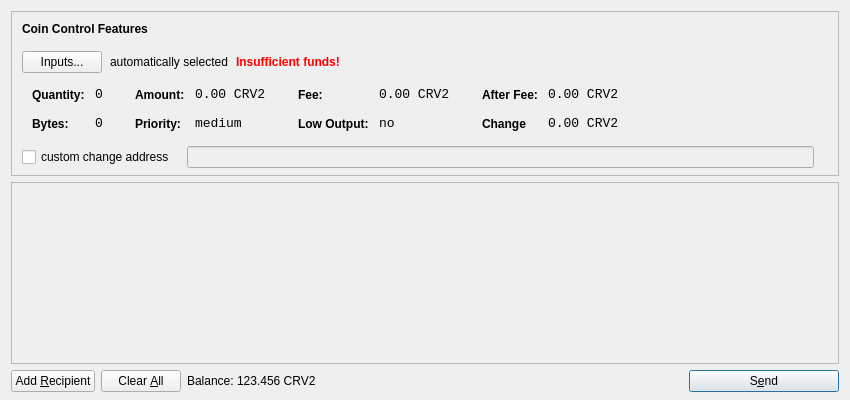
<?xml version="1.0" encoding="UTF-8"?>
<ui version="4.0">
 <class>SendCoinsDialog</class>
 <widget class="QDialog" name="SendCoinsDialog">
  <property name="geometry">
   <rect>
    <x>0</x>
    <y>0</y>
    <width>850</width>
    <height>400</height>
   </rect>
  </property>
  <property name="windowTitle">
   <string>Send Coins</string>
  </property>
  <layout class="QVBoxLayout" name="verticalLayout" stretch="0,1,0">
   <property name="bottomMargin">
    <number>8</number>
   </property>
   <item>
    <widget class="QFrame" name="frameCoinControl">
     <property name="sizePolicy">
      <sizepolicy hsizetype="Expanding" vsizetype="Expanding">
       <horstretch>0</horstretch>
       <verstretch>0</verstretch>
      </sizepolicy>
     </property>
     <property name="maximumSize">
      <size>
       <width>16777215</width>
       <height>16777215</height>
      </size>
     </property>
     <property name="frameShape">
      <enum>QFrame::StyledPanel</enum>
     </property>
     <property name="frameShadow">
      <enum>QFrame::Sunken</enum>
     </property>
     <layout class="QVBoxLayout" name="verticalLayoutCoinControl2">
      <property name="spacing">
       <number>-1</number>
      </property>
      <property name="leftMargin">
       <number>0</number>
      </property>
      <property name="topMargin">
       <number>0</number>
      </property>
      <property name="rightMargin">
       <number>0</number>
      </property>
      <property name="bottomMargin">
       <number>6</number>
      </property>
      <item>
       <layout class="QVBoxLayout" name="verticalLayoutCoinControl" stretch="0,0,0,0,1">
        <property name="spacing">
         <number>0</number>
        </property>
        <property name="leftMargin">
         <number>10</number>
        </property>
        <property name="topMargin">
         <number>10</number>
        </property>
        <item>
         <layout class="QHBoxLayout" name="horizontalLayoutCoinControl1">
          <property name="bottomMargin">
           <number>15</number>
          </property>
          <item>
           <widget class="QLabel" name="labelCoinControlFeatures">
            <property name="sizePolicy">
             <sizepolicy hsizetype="Preferred" vsizetype="Maximum">
              <horstretch>0</horstretch>
              <verstretch>0</verstretch>
             </sizepolicy>
            </property>
            <property name="font">
             <font>
              <weight>75</weight>
              <bold>true</bold>
             </font>
            </property>
            <property name="styleSheet">
             <string notr="true">font-weight:bold;</string>
            </property>
            <property name="text">
             <string>Coin Control Features</string>
            </property>
           </widget>
          </item>
         </layout>
        </item>
        <item>
         <layout class="QHBoxLayout" name="horizontalLayoutCoinControl2" stretch="0,0,0,0">
          <property name="spacing">
           <number>8</number>
          </property>
          <property name="bottomMargin">
           <number>10</number>
          </property>
          <item>
           <widget class="QPushButton" name="pushButtonCoinControl">
            <property name="styleSheet">
             <string notr="true"/>
            </property>
            <property name="text">
             <string>Inputs...</string>
            </property>
           </widget>
          </item>
          <item>
           <widget class="QLabel" name="labelCoinControlAutomaticallySelected">
            <property name="text">
             <string>automatically selected</string>
            </property>
            <property name="margin">
             <number>5</number>
            </property>
           </widget>
          </item>
          <item>
           <widget class="QLabel" name="labelCoinControlInsuffFunds">
            <property name="font">
             <font>
              <weight>75</weight>
              <bold>true</bold>
             </font>
            </property>
            <property name="styleSheet">
             <string notr="true">color:red;font-weight:bold;</string>
            </property>
            <property name="text">
             <string>Insufficient funds!</string>
            </property>
            <property name="margin">
             <number>5</number>
            </property>
           </widget>
          </item>
          <item>
           <spacer name="horizontalSpacerCoinControl">
            <property name="orientation">
             <enum>Qt::Horizontal</enum>
            </property>
            <property name="sizeHint" stdset="0">
             <size>
              <width>40</width>
              <height>1</height>
             </size>
            </property>
           </spacer>
          </item>
         </layout>
        </item>
        <item>
         <widget class="QWidget" name="widgetCoinControl" native="true">
          <property name="sizePolicy">
           <sizepolicy hsizetype="Preferred" vsizetype="Preferred">
            <horstretch>0</horstretch>
            <verstretch>0</verstretch>
           </sizepolicy>
          </property>
          <property name="minimumSize">
           <size>
            <width>0</width>
            <height>0</height>
           </size>
          </property>
          <property name="styleSheet">
           <string notr="true"/>
          </property>
          <layout class="QHBoxLayout" name="horizontalLayoutCoinControl5">
           <property name="margin">
            <number>0</number>
           </property>
           <item>
            <layout class="QHBoxLayout" name="horizontalLayoutCoinControl3" stretch="0,0,0,1">
             <property name="spacing">
              <number>20</number>
             </property>
             <property name="topMargin">
              <number>0</number>
             </property>
             <property name="bottomMargin">
              <number>10</number>
             </property>
             <item>
              <layout class="QFormLayout" name="formLayoutCoinControl1">
               <property name="horizontalSpacing">
                <number>10</number>
               </property>
               <property name="verticalSpacing">
                <number>14</number>
               </property>
               <property name="leftMargin">
                <number>10</number>
               </property>
               <property name="topMargin">
                <number>4</number>
               </property>
               <property name="rightMargin">
                <number>6</number>
               </property>
               <item row="0" column="0">
                <widget class="QLabel" name="labelCoinControlQuantityText">
                 <property name="styleSheet">
                  <string notr="true">font-weight:bold;</string>
                 </property>
                 <property name="text">
                  <string>Quantity:</string>
                 </property>
                 <property name="margin">
                  <number>0</number>
                 </property>
                </widget>
               </item>
               <item row="0" column="1">
                <widget class="QLabel" name="labelCoinControlQuantity">
                 <property name="font">
                  <font>
                   <family>Monospace</family>
                   <pointsize>10</pointsize>
                  </font>
                 </property>
                 <property name="cursor">
                  <cursorShape>IBeamCursor</cursorShape>
                 </property>
                 <property name="contextMenuPolicy">
                  <enum>Qt::ActionsContextMenu</enum>
                 </property>
                 <property name="text">
                  <string>0</string>
                 </property>
                 <property name="margin">
                  <number>0</number>
                 </property>
                 <property name="textInteractionFlags">
                  <set>Qt::LinksAccessibleByMouse|Qt::TextSelectableByKeyboard|Qt::TextSelectableByMouse</set>
                 </property>
                </widget>
               </item>
               <item row="1" column="0">
                <widget class="QLabel" name="labelCoinControlBytesText">
                 <property name="styleSheet">
                  <string notr="true">font-weight:bold;</string>
                 </property>
                 <property name="text">
                  <string>Bytes:</string>
                 </property>
                </widget>
               </item>
               <item row="1" column="1">
                <widget class="QLabel" name="labelCoinControlBytes">
                 <property name="font">
                  <font>
                   <family>Monospace</family>
                   <pointsize>10</pointsize>
                  </font>
                 </property>
                 <property name="cursor">
                  <cursorShape>IBeamCursor</cursorShape>
                 </property>
                 <property name="contextMenuPolicy">
                  <enum>Qt::ActionsContextMenu</enum>
                 </property>
                 <property name="text">
                  <string>0</string>
                 </property>
                 <property name="textInteractionFlags">
                  <set>Qt::LinksAccessibleByMouse|Qt::TextSelectableByKeyboard|Qt::TextSelectableByMouse</set>
                 </property>
                </widget>
               </item>
              </layout>
             </item>
             <item>
              <layout class="QFormLayout" name="formLayoutCoinControl2">
               <property name="horizontalSpacing">
                <number>10</number>
               </property>
               <property name="verticalSpacing">
                <number>14</number>
               </property>
               <property name="leftMargin">
                <number>6</number>
               </property>
               <property name="topMargin">
                <number>4</number>
               </property>
               <property name="rightMargin">
                <number>6</number>
               </property>
               <item row="0" column="0">
                <widget class="QLabel" name="labelCoinControlAmountText">
                 <property name="styleSheet">
                  <string notr="true">font-weight:bold;</string>
                 </property>
                 <property name="text">
                  <string>Amount:</string>
                 </property>
                 <property name="margin">
                  <number>0</number>
                 </property>
                </widget>
               </item>
               <item row="0" column="1">
                <widget class="QLabel" name="labelCoinControlAmount">
                 <property name="font">
                  <font>
                   <family>Monospace</family>
                   <pointsize>10</pointsize>
                  </font>
                 </property>
                 <property name="cursor">
                  <cursorShape>IBeamCursor</cursorShape>
                 </property>
                 <property name="contextMenuPolicy">
                  <enum>Qt::ActionsContextMenu</enum>
                 </property>
                 <property name="text">
                  <string>0.00 CRV2</string>
                 </property>
                 <property name="textInteractionFlags">
                  <set>Qt::LinksAccessibleByMouse|Qt::TextSelectableByKeyboard|Qt::TextSelectableByMouse</set>
                 </property>
                </widget>
               </item>
               <item row="1" column="0">
                <widget class="QLabel" name="labelCoinControlPriorityText">
                 <property name="styleSheet">
                  <string notr="true">font-weight:bold;</string>
                 </property>
                 <property name="text">
                  <string>Priority:</string>
                 </property>
                </widget>
               </item>
               <item row="1" column="1">
                <widget class="QLabel" name="labelCoinControlPriority">
                 <property name="font">
                  <font>
                   <family>Monospace</family>
                   <pointsize>10</pointsize>
                  </font>
                 </property>
                 <property name="cursor">
                  <cursorShape>IBeamCursor</cursorShape>
                 </property>
                 <property name="contextMenuPolicy">
                  <enum>Qt::ActionsContextMenu</enum>
                 </property>
                 <property name="text">
                  <string>medium</string>
                 </property>
                 <property name="textInteractionFlags">
                  <set>Qt::LinksAccessibleByMouse|Qt::TextSelectableByKeyboard|Qt::TextSelectableByMouse</set>
                 </property>
                </widget>
               </item>
              </layout>
             </item>
             <item>
              <layout class="QFormLayout" name="formLayoutCoinControl3">
               <property name="horizontalSpacing">
                <number>10</number>
               </property>
               <property name="verticalSpacing">
                <number>14</number>
               </property>
               <property name="leftMargin">
                <number>6</number>
               </property>
               <property name="topMargin">
                <number>4</number>
               </property>
               <property name="rightMargin">
                <number>6</number>
               </property>
               <item row="0" column="0">
                <widget class="QLabel" name="labelCoinControlFeeText">
                 <property name="styleSheet">
                  <string notr="true">font-weight:bold;</string>
                 </property>
                 <property name="text">
                  <string>Fee:</string>
                 </property>
                 <property name="margin">
                  <number>0</number>
                 </property>
                </widget>
               </item>
               <item row="0" column="1">
                <widget class="QLabel" name="labelCoinControlFee">
                 <property name="font">
                  <font>
                   <family>Monospace</family>
                   <pointsize>10</pointsize>
                  </font>
                 </property>
                 <property name="cursor">
                  <cursorShape>IBeamCursor</cursorShape>
                 </property>
                 <property name="contextMenuPolicy">
                  <enum>Qt::ActionsContextMenu</enum>
                 </property>
                 <property name="text">
                  <string>0.00 CRV2</string>
                 </property>
                 <property name="textInteractionFlags">
                  <set>Qt::LinksAccessibleByMouse|Qt::TextSelectableByKeyboard|Qt::TextSelectableByMouse</set>
                 </property>
                </widget>
               </item>
               <item row="1" column="0">
                <widget class="QLabel" name="labelCoinControlLowOutputText">
                 <property name="styleSheet">
                  <string notr="true">font-weight:bold;</string>
                 </property>
                 <property name="text">
                  <string>Low Output:</string>
                 </property>
                </widget>
               </item>
               <item row="1" column="1">
                <widget class="QLabel" name="labelCoinControlLowOutput">
                 <property name="font">
                  <font>
                   <family>Monospace</family>
                   <pointsize>10</pointsize>
                  </font>
                 </property>
                 <property name="cursor">
                  <cursorShape>IBeamCursor</cursorShape>
                 </property>
                 <property name="contextMenuPolicy">
                  <enum>Qt::ActionsContextMenu</enum>
                 </property>
                 <property name="text">
                  <string>no</string>
                 </property>
                 <property name="textInteractionFlags">
                  <set>Qt::LinksAccessibleByMouse|Qt::TextSelectableByKeyboard|Qt::TextSelectableByMouse</set>
                 </property>
                </widget>
               </item>
              </layout>
             </item>
             <item>
              <layout class="QFormLayout" name="formLayoutCoinControl4">
               <property name="horizontalSpacing">
                <number>10</number>
               </property>
               <property name="verticalSpacing">
                <number>14</number>
               </property>
               <property name="leftMargin">
                <number>6</number>
               </property>
               <property name="topMargin">
                <number>4</number>
               </property>
               <property name="rightMargin">
                <number>6</number>
               </property>
               <item row="0" column="0">
                <widget class="QLabel" name="labelCoinControlAfterFeeText">
                 <property name="styleSheet">
                  <string notr="true">font-weight:bold;</string>
                 </property>
                 <property name="text">
                  <string>After Fee:</string>
                 </property>
                 <property name="margin">
                  <number>0</number>
                 </property>
                </widget>
               </item>
               <item row="0" column="1">
                <widget class="QLabel" name="labelCoinControlAfterFee">
                 <property name="font">
                  <font>
                   <family>Monospace</family>
                   <pointsize>10</pointsize>
                  </font>
                 </property>
                 <property name="cursor">
                  <cursorShape>IBeamCursor</cursorShape>
                 </property>
                 <property name="contextMenuPolicy">
                  <enum>Qt::ActionsContextMenu</enum>
                 </property>
                 <property name="text">
                  <string>0.00 CRV2</string>
                 </property>
                 <property name="textInteractionFlags">
                  <set>Qt::LinksAccessibleByMouse|Qt::TextSelectableByKeyboard|Qt::TextSelectableByMouse</set>
                 </property>
                </widget>
               </item>
               <item row="1" column="0">
                <widget class="QLabel" name="labelCoinControlChangeText">
                 <property name="styleSheet">
                  <string notr="true">font-weight:bold;</string>
                 </property>
                 <property name="text">
                  <string>Change</string>
                 </property>
                </widget>
               </item>
               <item row="1" column="1">
                <widget class="QLabel" name="labelCoinControlChange">
                 <property name="font">
                  <font>
                   <family>Monospace</family>
                   <pointsize>10</pointsize>
                  </font>
                 </property>
                 <property name="cursor">
                  <cursorShape>IBeamCursor</cursorShape>
                 </property>
                 <property name="contextMenuPolicy">
                  <enum>Qt::ActionsContextMenu</enum>
                 </property>
                 <property name="text">
                  <string>0.00 CRV2</string>
                 </property>
                 <property name="textInteractionFlags">
                  <set>Qt::LinksAccessibleByMouse|Qt::TextSelectableByKeyboard|Qt::TextSelectableByMouse</set>
                 </property>
                </widget>
               </item>
              </layout>
             </item>
            </layout>
           </item>
          </layout>
         </widget>
        </item>
        <item>
         <layout class="QHBoxLayout" name="horizontalLayoutCoinControl4" stretch="0,0,0">
          <property name="spacing">
           <number>12</number>
          </property>
          <property name="sizeConstraint">
           <enum>QLayout::SetDefaultConstraint</enum>
          </property>
          <property name="topMargin">
           <number>5</number>
          </property>
          <property name="rightMargin">
           <number>5</number>
          </property>
          <item>
           <widget class="QCheckBox" name="checkBoxCoinControlChange">
            <property name="text">
             <string>custom change address</string>
            </property>
           </widget>
          </item>
          <item>
           <widget class="QLineEdit" name="lineEditCoinControlChange">
            <property name="enabled">
             <bool>false</bool>
            </property>
            <property name="sizePolicy">
             <sizepolicy hsizetype="Expanding" vsizetype="Fixed">
              <horstretch>0</horstretch>
              <verstretch>0</verstretch>
             </sizepolicy>
            </property>
           </widget>
          </item>
          <item>
           <widget class="QLabel" name="labelCoinControlChangeLabel">
            <property name="sizePolicy">
             <sizepolicy hsizetype="Preferred" vsizetype="Expanding">
              <horstretch>0</horstretch>
              <verstretch>0</verstretch>
             </sizepolicy>
            </property>
            <property name="minimumSize">
             <size>
              <width>0</width>
              <height>0</height>
             </size>
            </property>
            <property name="text">
             <string/>
            </property>
            <property name="margin">
             <number>3</number>
            </property>
           </widget>
          </item>
         </layout>
        </item>
        <item>
         <spacer name="verticalSpacerCoinControl">
          <property name="orientation">
           <enum>Qt::Vertical</enum>
          </property>
          <property name="sizeHint" stdset="0">
           <size>
            <width>800</width>
            <height>1</height>
           </size>
          </property>
         </spacer>
        </item>
       </layout>
      </item>
     </layout>
    </widget>
   </item>
   <item>
    <widget class="QScrollArea" name="scrollArea">
     <property name="widgetResizable">
      <bool>true</bool>
     </property>
     <widget class="QWidget" name="scrollAreaWidgetContents">
      <property name="geometry">
       <rect>
        <x>0</x>
        <y>0</y>
        <width>830</width>
        <height>165</height>
       </rect>
      </property>
      <layout class="QVBoxLayout" name="verticalLayout_2">
       <property name="margin">
        <number>0</number>
       </property>
       <item>
        <layout class="QVBoxLayout" name="entries">
         <property name="spacing">
          <number>6</number>
         </property>
        </layout>
       </item>
       <item>
        <spacer name="verticalSpacer">
         <property name="orientation">
          <enum>Qt::Vertical</enum>
         </property>
         <property name="sizeHint" stdset="0">
          <size>
           <width>20</width>
           <height>40</height>
          </size>
         </property>
        </spacer>
       </item>
      </layout>
     </widget>
    </widget>
   </item>
   <item>
    <layout class="QHBoxLayout" name="horizontalLayout">
     <item>
      <widget class="QPushButton" name="addButton">
       <property name="toolTip">
        <string>Send to multiple recipients at once</string>
       </property>
       <property name="text">
        <string>Add &amp;Recipient</string>
       </property>
       <property name="icon">
        <iconset resource="../bitcoin.qrc">
         <normaloff>:/icons/add</normaloff>:/icons/add</iconset>
       </property>
       <property name="autoDefault">
        <bool>false</bool>
       </property>
      </widget>
     </item>
     <item>
      <widget class="QPushButton" name="clearButton">
       <property name="sizePolicy">
        <sizepolicy hsizetype="Minimum" vsizetype="Fixed">
         <horstretch>0</horstretch>
         <verstretch>0</verstretch>
        </sizepolicy>
       </property>
       <property name="toolTip">
        <string>Remove all transaction fields</string>
       </property>
       <property name="text">
        <string>Clear &amp;All</string>
       </property>
       <property name="icon">
        <iconset resource="../bitcoin.qrc">
         <normaloff>:/icons/remove</normaloff>:/icons/remove</iconset>
       </property>
       <property name="autoRepeatDelay">
        <number>300</number>
       </property>
       <property name="autoDefault">
        <bool>false</bool>
       </property>
      </widget>
     </item>
     <item>
      <layout class="QHBoxLayout" name="horizontalLayout_2">
       <property name="spacing">
        <number>3</number>
       </property>
       <item>
        <widget class="QLabel" name="label">
         <property name="sizePolicy">
          <sizepolicy hsizetype="Preferred" vsizetype="Fixed">
           <horstretch>0</horstretch>
           <verstretch>0</verstretch>
          </sizepolicy>
         </property>
         <property name="text">
          <string>Balance:</string>
         </property>
        </widget>
       </item>
       <item>
        <widget class="QLabel" name="labelBalance">
         <property name="sizePolicy">
          <sizepolicy hsizetype="Preferred" vsizetype="Fixed">
           <horstretch>0</horstretch>
           <verstretch>0</verstretch>
          </sizepolicy>
         </property>
         <property name="cursor">
          <cursorShape>IBeamCursor</cursorShape>
         </property>
         <property name="text">
          <string>123.456 CRV2</string>
         </property>
         <property name="textInteractionFlags">
          <set>Qt::LinksAccessibleByMouse|Qt::TextSelectableByKeyboard|Qt::TextSelectableByMouse</set>
         </property>
        </widget>
       </item>
      </layout>
     </item>
     <item>
      <spacer name="horizontalSpacer">
       <property name="orientation">
        <enum>Qt::Horizontal</enum>
       </property>
       <property name="sizeHint" stdset="0">
        <size>
         <width>40</width>
         <height>20</height>
        </size>
       </property>
      </spacer>
     </item>
     <item>
      <widget class="QPushButton" name="sendButton">
       <property name="minimumSize">
        <size>
         <width>150</width>
         <height>0</height>
        </size>
       </property>
       <property name="toolTip">
        <string>Confirm the send action</string>
       </property>
       <property name="text">
        <string>S&amp;end</string>
       </property>
       <property name="icon">
        <iconset resource="../bitcoin.qrc">
         <normaloff>:/icons/send</normaloff>:/icons/send</iconset>
       </property>
       <property name="default">
        <bool>true</bool>
       </property>
      </widget>
     </item>
    </layout>
   </item>
  </layout>
 </widget>
 <resources>
  <include location="../bitcoin.qrc"/>
 </resources>
 <connections/>
</ui>
